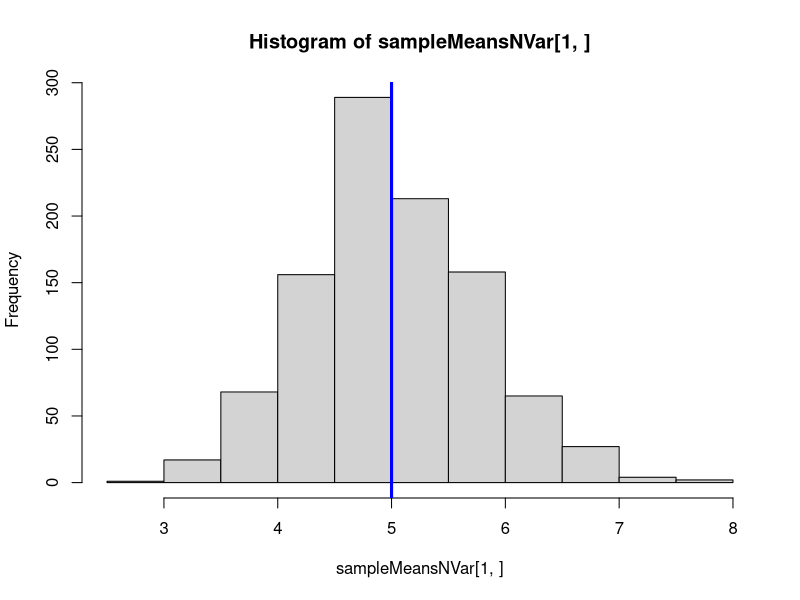
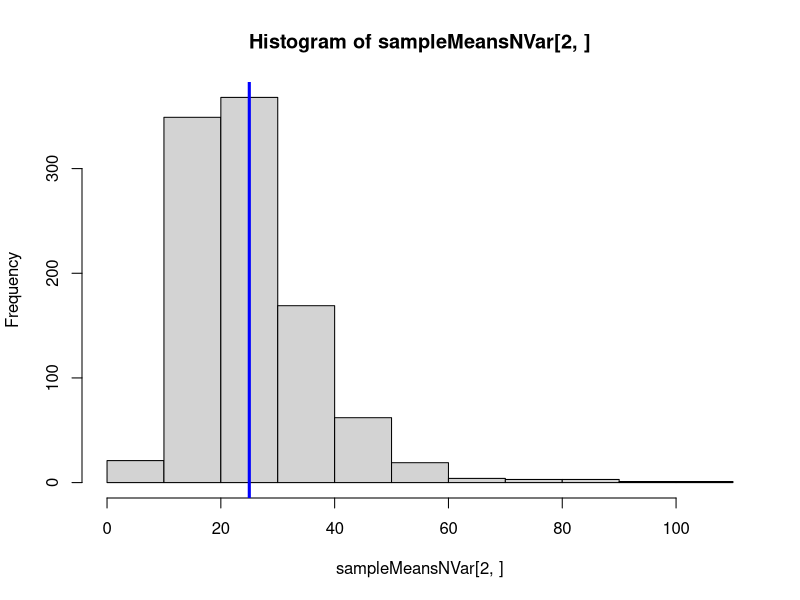

Write the R code that produced these figures, in order.
## ---- chunk 1

noOfSimulations <- 1:1000
lambda <- 0.2

## ---- chunk 2
sampleMeansNVar <- sapply(noOfSimulations, function(x) {  
  x <- rexp(40, lambda)
  c(mean(x),var(x))
})
## ---- chunk 3
theoriticalMean <- 1/lambda
sd <- 1/lambda
theoriticalVariance <- sd^2
## ---- chunk 4

hist(sampleMeansNVar[1,])
abline(v = theoriticalMean, lwd = 3, col = 'blue')

## ---- chunk 5

hist(sampleMeansNVar[2,])
abline(v = theoriticalVariance, lwd = 3, col = 'blue')

